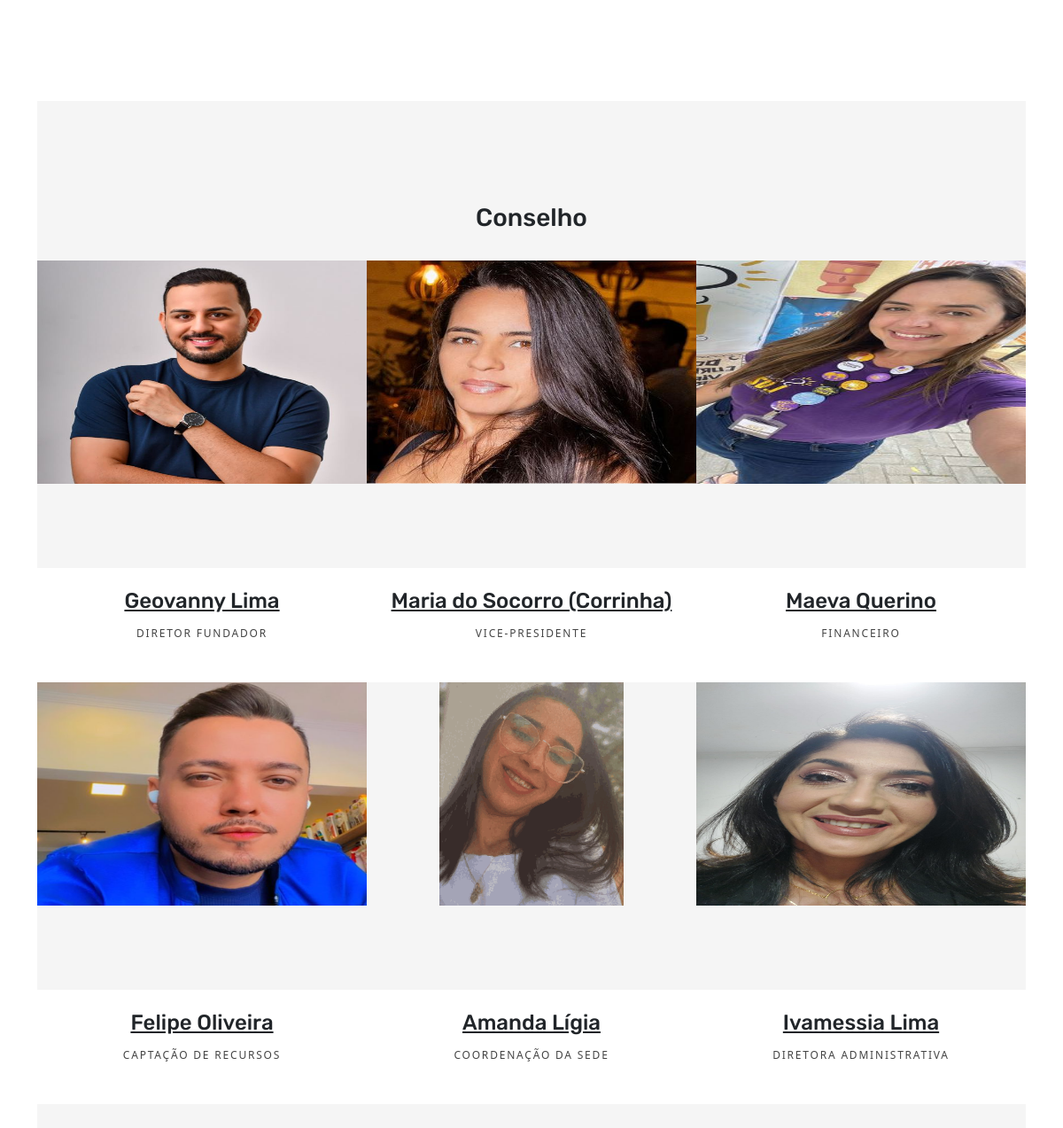
The app's page /sobre/ (middle part), older data.
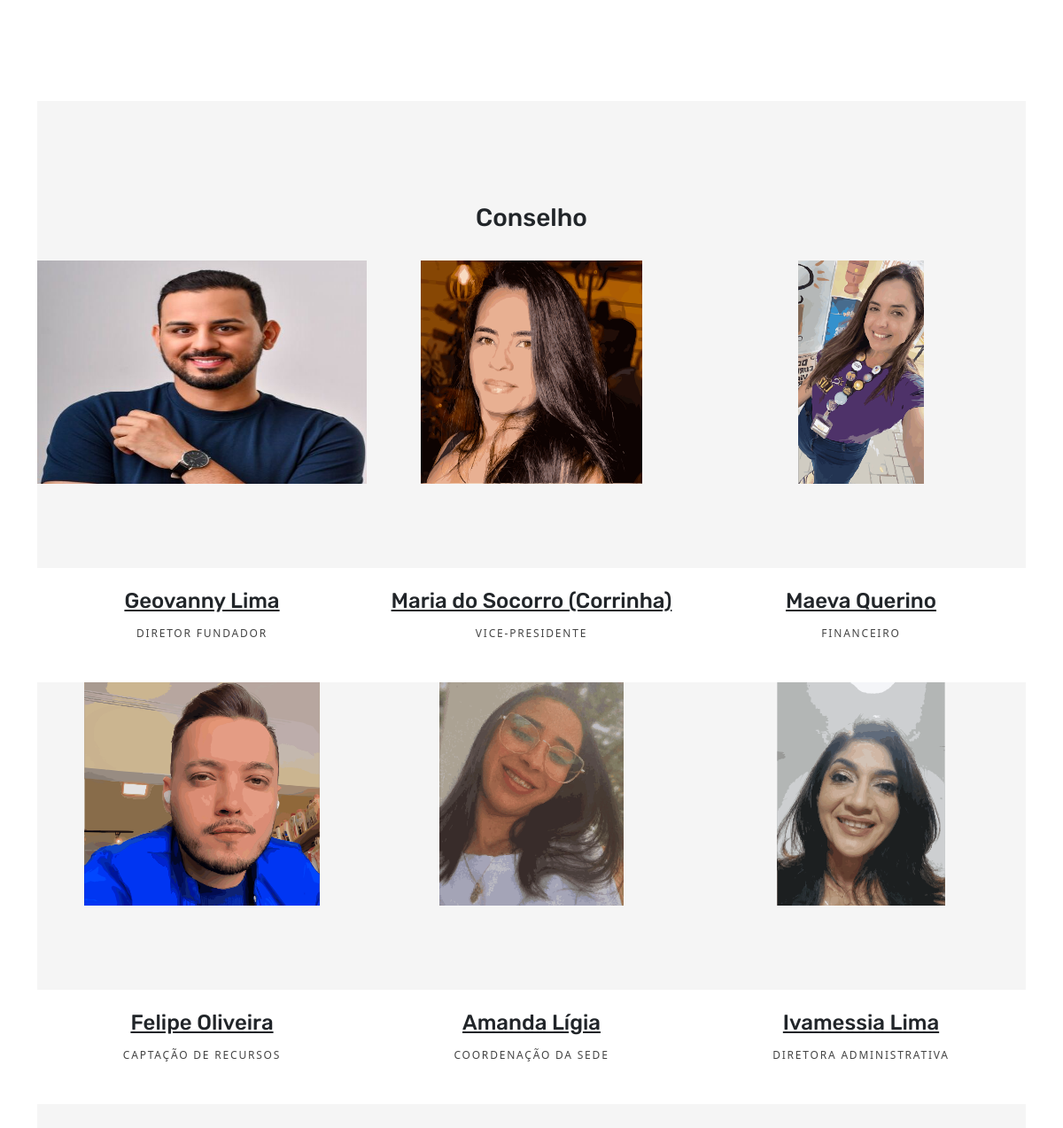
The same page, newer data.
### myapp/models.py (models this page shows, shortened)
class Conselho(models.Model):
    name = models.CharField(max_length=100)
    funcao = models.CharField(max_length=100)
    instagra = models.CharField(max_length=100)
    foto = models.FileField(upload_to='conselho', verbose_name='Foto',
        null=True, blank=True)
    is_ativo = models.BooleanField(default=False)
    class Meta:
        verbose_name = 'Conselho'
        verbose_name_plural = 'Conselheiros'
        ordering = ['id']

### myapp/views.py (the view)
# urls.py: path('sobre/', views.sobre, name='sobre'),
def sobre(request):
    conselheiros = Conselho.objects.filter(is_ativo=False)
    context = {'conselheiros': conselheiros}
    return render(request, 'sobre.html', context)

### myapp/templates/sobre.html (shortened to what this page needs)
{% extends 'base.html' %}
{% load static %}
{% block content %}
<section class="section section-lg bg-default">
    <div class="container">
        <div class="row row-30 row-md-40 row-xl-60">
</section>
<section class="section section-lg bg-gray-1">
    <div class="container">
        <h3 class="text-center">Conselho</h3>
        <div class="row no-gutters">
            {% for conselheiro in conselheiros %}
                <div class="col-md-6 col-lg-4">
                <div class="team-classic">
                    <div class="team-classic-figure">
                        {% if conselheiro.foto %}
                        <img src="{{ conselheiro.foto.url }}" alt="" style="width: 390px; height: 252px;"/>
                        {% endif %}
                    </div>
                    <div class="team-classic-caption">
                        <h4 class="team-name text-decoration-underline">{{ conselheiro.name }}</h4>
                        <p>{{ conselheiro.funcao }}</p>
                    </div>
                </div>
                </div>
            {% endfor %}
        </div>
    </div>
</section>
{% endblock %}

### base/templates/base.html (shortened to what this page needs)
{% load static %}
<!DOCTYPE html>
<html class="wide wow-animation" lang="pt-br">
<head>
  <link rel="stylesheet" href="{% static 'css/style.css' %}">
  <link rel="stylesheet" href="{% static 'css/bootstrap.css' %}">
  <link rel="stylesheet" href="{% static 'css/fonts.css' %}">
  <link href="https://cdn.jsdelivr.net/npm/bootstrap@5.3.3/dist/css/bootstrap.min.css" rel="stylesheet">
</head>
<body>
	{% include 'navbar.html' %}
	<div class="container">
		{% block content %}
		{% endblock %}
	</div>
</body>
</html>

### base/templates/navbar.html (shortened to what this page needs)
{% load static %}
<body>
  <div class="page">
</body>

### base/templates/rodape.html (shortened to what this page needs)
{% load static %}

Row changes from the older to the newer data that the page shows:
changed Conselho "Geovanny Lima": foto: a different picture
changed Conselho "Maria do Socorro (Corrinha)": foto: a different picture
changed Conselho "Maeva Querino": foto: a different picture
changed Conselho "Felipe Oliveira": foto: a different picture
changed Conselho "Ivamessia Lima": foto: a different picture
